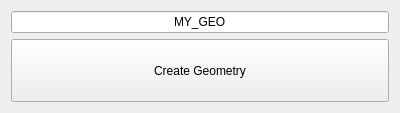
<?xml version="1.0" encoding="UTF-8"?>
<ui version="4.0">
 <class>GeoCreator</class>
 <widget class="QWidget" name="GeoCreator">
  <property name="geometry">
   <rect>
    <x>0</x>
    <y>0</y>
    <width>400</width>
    <height>113</height>
   </rect>
  </property>
  <property name="windowTitle">
   <string>Create Geometry</string>
  </property>
  <layout class="QVBoxLayout" name="verticalLayout">
   <item>
    <widget class="QLineEdit" name="lin_name">
     <property name="text">
      <string>MY_GEO</string>
     </property>
     <property name="alignment">
      <set>Qt::AlignCenter</set>
     </property>
    </widget>
   </item>
   <item>
    <widget class="QPushButton" name="btn_create">
     <property name="sizePolicy">
      <sizepolicy hsizetype="Minimum" vsizetype="Expanding">
       <horstretch>0</horstretch>
       <verstretch>0</verstretch>
      </sizepolicy>
     </property>
     <property name="maximumSize">
      <size>
       <width>16777215</width>
       <height>16777215</height>
      </size>
     </property>
     <property name="text">
      <string>Create Geometry</string>
     </property>
    </widget>
   </item>
  </layout>
 </widget>
 <resources/>
 <connections/>
</ui>
